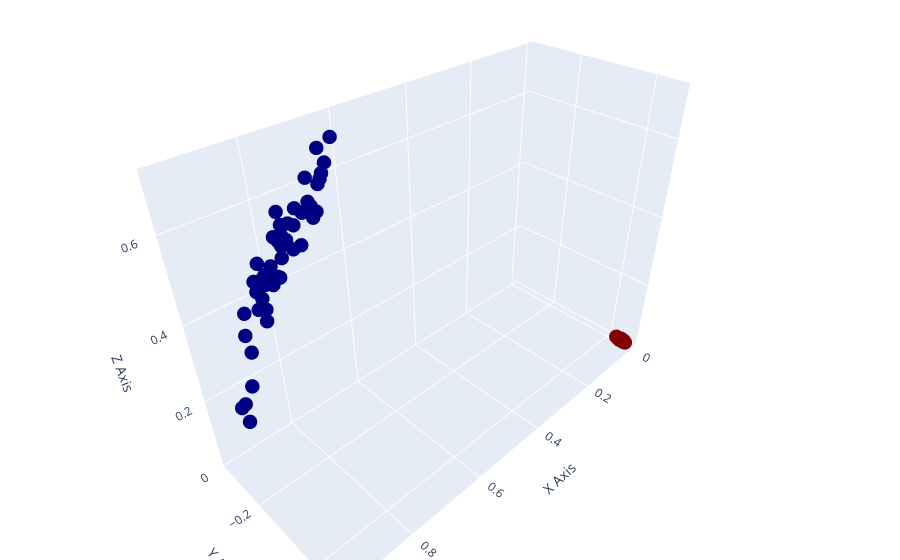

Notebook source saved alongside this figure:
### Code cell
import plotly.graph_objs as go
import numpy as np

# Assuming xs and cs are defined as numpy arrays
# xs should be of shape (N, 3)
# cs should be of shape (N,)

# Example data (replace with your actual data)
from jax.scipy.spatial.transform import Rotation as Rot



k = 200
euler_true = p_true.rot.as_euler("xyz")
# xs = ps[-k:].rot.as_euler("xyz")
xs = ps[-k:].quat[:,:3]
# xs = xs/jnp.linalg.norm(xs, axis=1)[:,None]
# xs = ps[-k:].pos
cs = metric(ps[-k:], p_true)[1]
# cs = scores[-k:]

# Create a 3D scatter plot
fig = go.Figure(data=[go.Scatter3d(
    x=xs[:, 0],  # X axis
    y=xs[:, 1],  # Y axis
    z=xs[:, 2],  # Z axis
    mode='markers',
    marker=dict(
        size=5,
        color=cs,  # Color based on cs array
        colorscale='jet',  # Color scale
        # opacity=0.8,
        cmin=0.98,
        cmax=1.0,
    )
)])

# Set the layout for the plot
fig.update_layout(
    scene=dict(
        xaxis_title='X Axis',
        yaxis_title='Y Axis',
        zaxis_title='Z Axis'
    ),
    margin=dict(l=0, r=0, b=0, t=0)  # Tight layout
)

# Display the plot
fig.show()

### Figure 1 — Plotly figure (JSON) as saved in the notebook; plotly's stock layout.template omitted (floating-point values rounded to 4 significant figures; data arrays with more than 128 entries replaced by an {"elided": "..."} marker saying what was removed)
{"data": [{"marker": {"cmax": 1, "cmin": 0.98, "color": {"elided": "200 float values"}, "colorscale": [[0, "rgb(0,0,131)"], [0.2, "rgb(0,60,170)"], [0.4, "rgb(5,255,255)"], [0.6, "rgb(255,255,0)"], [0.8, "rgb(250,0,0)"], [1, "rgb(128,0,0)"]], "size": 5}, "mode": "markers", "type": "scatter3d", "x": {"elided": "200 float values"}, "y": {"elided": "200 float values"}, "z": {"elided": "200 float values"}}], "layout": {"margin": {"b": 0, "l": 0, "r": 0, "t": 0}, "scene": {"xaxis": {"title": {"text": "X Axis"}}, "yaxis": {"title": {"text": "Y Axis"}}, "zaxis": {"title": {"text": "Z Axis"}}}}}
